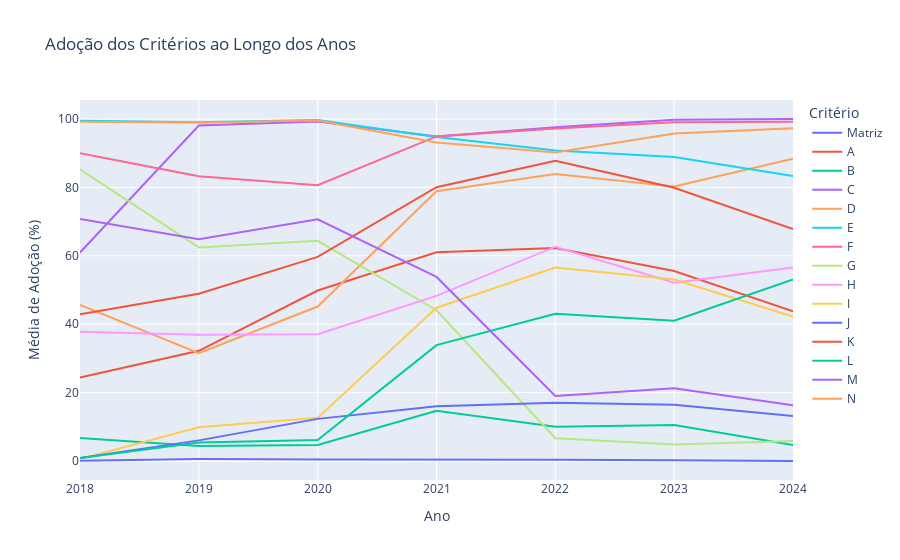

Notebook code cell kept with this figure:
### Markdown cell above
### Gráfico 6.1

### Code cell
# Carregar o DataFrame
df = pd.read_csv("relatorios.csv")

# Substituir valores #NULL! e strings vazias por NaN
df = df.replace("#NULL!", "", regex=True)
df = df.replace("", np.nan)

# Definir os critérios
raw_data = ["Matriz de Achados?",
            "a. Questões de Auditoria",
            "b. Subquestões de Auditoria",
            "c. Descrição sumária",
            "d. Critério (O que deveria ser)",
            "e. Condição ou situação encontrada (O que é) [achados]",
            "f. Evidências",
            "g. Informação extraída das evidências",
            "h. Causas",
            "i. Efeitos",
            "j. Boas Práticas",
            "k. Recomendações",
            "l. Benefícios esperados",
            "m. Manifestação",
            "n. Conclusões"]

# Renomear as colunas para nomes mais curtos e legíveis
renomear_dict = {
    "Matriz de Achados?": "Matriz",
    "a. Questões de Auditoria": "A",
    "b. Subquestões de Auditoria": "B",
    "c. Descrição sumária": "C",
    "d. Critério (O que deveria ser)": "D",
    "e. Condição ou situação encontrada (O que é) [achados]": "E",
    "f. Evidências": "F",
    "g. Informação extraída das evidências": "G",
    "h. Causas": "H",
    "i. Efeitos": "I",
    "j. Boas Práticas": "J",
    "k. Recomendações": "K",
    "l. Benefícios esperados": "L",
    "m. Manifestação": "M",
    "n. Conclusões": "N"
}

# Renomear as colunas no DataFrame
df = df.rename(columns=renomear_dict)

# Converter as colunas renomeadas para tipo float
renamed_columns = list(renomear_dict.values())
df[renamed_columns] = df[renamed_columns].astype("float")

# Agrupar por ano e calcular a média para cada critério
df_grouped_by_year = df.groupby("Ano")[renamed_columns].mean().reset_index()

# Converter as médias para porcentagens (0 a 100%)
df_grouped_by_year[renamed_columns] = df_grouped_by_year[renamed_columns] * 100

# Transformar o DataFrame em formato longo (long format) para facilitar visualização com Plotly
df_long = df_grouped_by_year.melt(id_vars="Ano", var_name="Critério", value_name="Média de Adoção")

# Criar o gráfico de linha interativo com valores de 0 a 100%
fig = px.line(df_long, x="Ano", y="Média de Adoção", color="Critério",
              title="Adoção dos Critérios ao Longo dos Anos",
              labels={"Média de Adoção": "Média de Adoção (%)", "Ano": "Ano", "Critério": "Critério"})

# Atualizar o layout para ajustar os rótulos e exibir as porcentagens corretamente
fig.update_layout(
    yaxis=dict(title='Média de Adoção (%)'),
    hoverlabel=dict(
        namelength=-1  # Mostrar o nome completo no balão
    )
)

# Exibir o gráfico
fig.show()

### Figure 1 — Plotly figure (JSON) as saved in the notebook; plotly's stock layout.template omitted (floating-point values rounded to 4 significant figures)
{"data": [{"hovertemplate": "Critério=Matriz<br>Ano=%{x}<br>Média de Adoção (%)=%{y}<extra></extra>", "legendgroup": "Matriz", "line": {"color": "#636efa", "dash": "solid"}, "marker": {"symbol": "circle"}, "mode": "lines", "name": "Matriz", "orientation": "v", "showlegend": true, "type": "scatter", "x": [2018, 2019, 2020, 2021, 2022, 2023, 2024], "xaxis": "x", "y": [0.05333, 0.5556, 0.4399, 0.4498, 0.3697, 0.1916, 0], "yaxis": "y"}, {"hovertemplate": "Critério=A<br>Ano=%{x}<br>Média de Adoção (%)=%{y}<extra></extra>", "legendgroup": "A", "line": {"color": "#EF553B", "dash": "solid"}, "marker": {"symbol": "circle"}, "mode": "lines", "name": "A", "orientation": "v", "showlegend": true, "type": "scatter", "x": [2018, 2019, 2020, 2021, 2022, 2023, 2024], "xaxis": "x", "y": [24.37, 32.22, 49.85, 61.02, 62.29, 55.56, 43.8], "yaxis": "y"}, {"hovertemplate": "Critério=B<br>Ano=%{x}<br>Média de Adoção (%)=%{y}<extra></extra>", "legendgroup": "B", "line": {"color": "#00cc96", "dash": "solid"}, "marker": {"symbol": "circle"}, "mode": "lines", "name": "B", "orientation": "v", "showlegend": true, "type": "scatter", "x": [2018, 2019, 2020, 2021, 2022, 2023, 2024], "xaxis": "x", "y": [6.72, 4.365, 4.692, 14.69, 9.982, 10.54, 4.651], "yaxis": "y"}, {"hovertemplate": "Critério=C<br>Ano=%{x}<br>Média de Adoção (%)=%{y}<extra></extra>", "legendgroup": "C", "line": {"color": "#ab63fa", "dash": "solid"}, "marker": {"symbol": "circle"}, "mode": "lines", "name": "C", "orientation": "v", "showlegend": true, "type": "scatter", "x": [2018, 2019, 2020, 2021, 2022, 2023, 2024], "xaxis": "x", "y": [60.96, 98.1, 99.27, 94.9, 97.6, 99.81, 100], "yaxis": "y"}, {"hovertemplate": "Critério=D<br>Ano=%{x}<br>Média de Adoção (%)=%{y}<extra></extra>", "legendgroup": "D", "line": {"color": "#FFA15A", "dash": "solid"}, "marker": {"symbol": "circle"}, "mode": "lines", "name": "D", "orientation": "v", "showlegend": true, "type": "scatter", "x": [2018, 2019, 2020, 2021, 2022, 2023, 2024], "xaxis": "x", "y": [45.65, 31.51, 45.16, 78.86, 83.92, 80.27, 88.37], "yaxis": "y"}, {"hovertemplate": "Critério=E<br>Ano=%{x}<br>Média de Adoção (%)=%{y}<extra></extra>", "legendgroup": "E", "line": {"color": "#19d3f3", "dash": "solid"}, "marker": {"symbol": "circle"}, "mode": "lines", "name": "E", "orientation": "v", "showlegend": true, "type": "scatter", "x": [2018, 2019, 2020, 2021, 2022, 2023, 2024], "xaxis": "x", "y": [99.52, 99.05, 99.71, 94.75, 90.76, 88.89, 83.33], "yaxis": "y"}, {"hovertemplate": "Critério=F<br>Ano=%{x}<br>Média de Adoção (%)=%{y}<extra></extra>", "legendgroup": "F", "line": {"color": "#FF6692", "dash": "solid"}, "marker": {"symbol": "circle"}, "mode": "lines", "name": "F", "orientation": "v", "showlegend": true, "type": "scatter", "x": [2018, 2019, 2020, 2021, 2022, 2023, 2024], "xaxis": "x", "y": [89.97, 83.25, 80.65, 94.9, 97.23, 99.04, 99.22], "yaxis": "y"}, {"hovertemplate": "Critério=G<br>Ano=%{x}<br>Média de Adoção (%)=%{y}<extra></extra>", "legendgroup": "G", "line": {"color": "#B6E880", "dash": "solid"}, "marker": {"symbol": "circle"}, "mode": "lines", "name": "G", "orientation": "v", "showlegend": true, "type": "scatter", "x": [2018, 2019, 2020, 2021, 2022, 2023, 2024], "xaxis": "x", "y": [85.28, 62.46, 64.37, 44.08, 6.654, 4.789, 5.814], "yaxis": "y"}, {"hovertemplate": "Critério=H<br>Ano=%{x}<br>Média de Adoção (%)=%{y}<extra></extra>", "legendgroup": "H", "line": {"color": "#FF97FF", "dash": "solid"}, "marker": {"symbol": "circle"}, "mode": "lines", "name": "H", "orientation": "v", "showlegend": true, "type": "scatter", "x": [2018, 2019, 2020, 2021, 2022, 2023, 2024], "xaxis": "x", "y": [37.81, 36.9, 37.1, 48.28, 62.66, 52.11, 56.59], "yaxis": "y"}, {"hovertemplate": "Critério=I<br>Ano=%{x}<br>Média de Adoção (%)=%{y}<extra></extra>", "legendgroup": "I", "line": {"color": "#FECB52", "dash": "solid"}, "marker": {"symbol": "circle"}, "mode": "lines", "name": "I", "orientation": "v", "showlegend": true, "type": "scatter", "x": [2018, 2019, 2020, 2021, 2022, 2023, 2024], "xaxis": "x", "y": [0.5867, 9.841, 12.61, 44.83, 56.56, 53.07, 42.25], "yaxis": "y"}, {"hovertemplate": "Critério=J<br>Ano=%{x}<br>Média de Adoção (%)=%{y}<extra></extra>", "legendgroup": "J", "line": {"color": "#636efa", "dash": "solid"}, "marker": {"symbol": "circle"}, "mode": "lines", "name": "J", "orientation": "v", "showlegend": true, "type": "scatter", "x": [2018, 2019, 2020, 2021, 2022, 2023, 2024], "xaxis": "x", "y": [0.9067, 6.032, 12.32, 16.04, 17.01, 16.48, 13.18], "yaxis": "y"}, {"hovertemplate": "Critério=K<br>Ano=%{x}<br>Média de Adoção (%)=%{y}<extra></extra>", "legendgroup": "K", "line": {"color": "#EF553B", "dash": "solid"}, "marker": {"symbol": "circle"}, "mode": "lines", "name": "K", "orientation": "v", "showlegend": true, "type": "scatter", "x": [2018, 2019, 2020, 2021, 2022, 2023, 2024], "xaxis": "x", "y": [42.88, 48.89, 59.68, 80.06, 87.8, 79.89, 67.83], "yaxis": "y"}, {"hovertemplate": "Critério=L<br>Ano=%{x}<br>Média de Adoção (%)=%{y}<extra></extra>", "legendgroup": "L", "line": {"color": "#00cc96", "dash": "solid"}, "marker": {"symbol": "circle"}, "mode": "lines", "name": "L", "orientation": "v", "showlegend": true, "type": "scatter", "x": [2018, 2019, 2020, 2021, 2022, 2023, 2024], "xaxis": "x", "y": [0.9067, 5.397, 6.158, 33.88, 43.07, 41.0, 53.1], "yaxis": "y"}, {"hovertemplate": "Critério=M<br>Ano=%{x}<br>Média de Adoção (%)=%{y}<extra></extra>", "legendgroup": "M", "line": {"color": "#ab63fa", "dash": "solid"}, "marker": {"symbol": "circle"}, "mode": "lines", "name": "M", "orientation": "v", "showlegend": true, "type": "scatter", "x": [2018, 2019, 2020, 2021, 2022, 2023, 2024], "xaxis": "x", "y": [70.77, 64.84, 70.67, 53.82, 19.04, 21.26, 16.28], "yaxis": "y"}, {"hovertemplate": "Critério=N<br>Ano=%{x}<br>Média de Adoção (%)=%{y}<extra></extra>", "legendgroup": "N", "line": {"color": "#FFA15A", "dash": "solid"}, "marker": {"symbol": "circle"}, "mode": "lines", "name": "N", "orientation": "v", "showlegend": true, "type": "scatter", "x": [2018, 2019, 2020, 2021, 2022, 2023, 2024], "xaxis": "x", "y": [99.2, 98.97, 99.56, 93.1, 90.2, 95.79, 97.29], "yaxis": "y"}], "layout": {"hoverlabel": {"namelength": -1}, "legend": {"title": {"text": "Critério"}, "tracegroupgap": 0}, "title": {"text": "Adoção dos Critérios ao Longo dos Anos"}, "xaxis": {"anchor": "y", "domain": [0, 1], "title": {"text": "Ano"}}, "yaxis": {"anchor": "x", "domain": [0, 1], "title": {"text": "Média de Adoção (%)"}}}}
